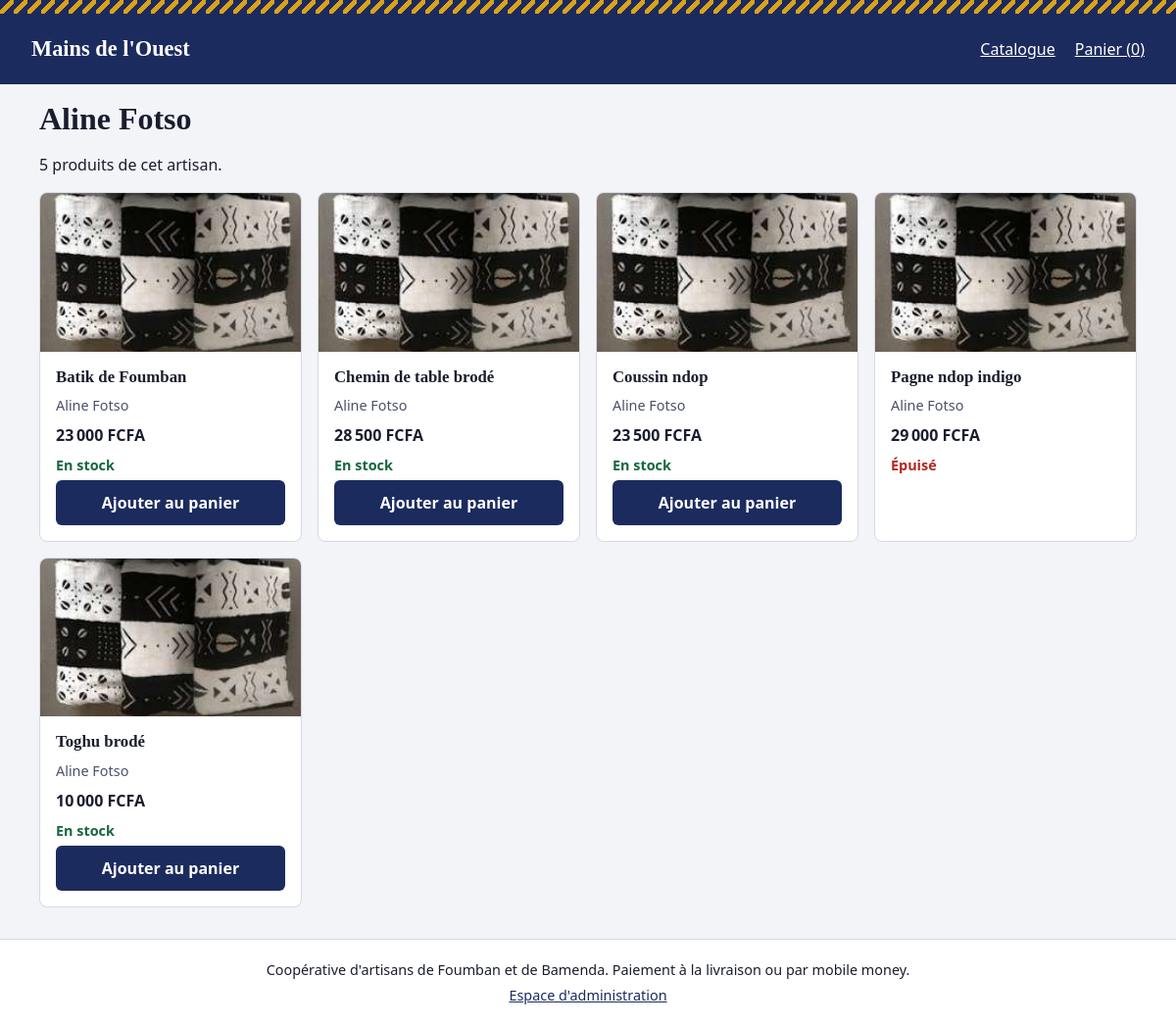
The app's page /artisan/Aline Fotso with its own data.
### tables this page shows
CREATE TABLE produits (
    id           INTEGER PRIMARY KEY AUTOINCREMENT,
    nom          TEXT    NOT NULL,
    categorie_id INTEGER NOT NULL REFERENCES categories(id),
    description  TEXT    NOT NULL DEFAULT '',
    prix         INTEGER NOT NULL CHECK (prix > 0),
    stock        INTEGER NOT NULL DEFAULT 0 CHECK (stock >= 0),
    image        TEXT    NOT NULL DEFAULT 'img/defaut.jpg',
    artisan      TEXT    NOT NULL,
    actif        INTEGER NOT NULL DEFAULT 1 CHECK (actif IN (0, 1))
);

### app.py (the view)
@app.route("/artisan/<nom>")
def artisan(nom):
    produits = chercher_produits(artisan=nom)
    if not produits:
        abort(404)
    return render_template("artisan.html", nom=nom, produits=produits)

### app.py (called while the page is built)
def get_db():
    if "db" not in g:
        g.db = sqlite3.connect(CHEMIN_BASE)
        g.db.row_factory = sqlite3.Row
        g.db.execute("PRAGMA foreign_keys = ON")
    return g.db

@app.teardown_appcontext
def fermer_db(_erreur):
    db = g.pop("db", None)
    if db is not None:
        db.close()

@app.before_request
def verifier_csrf():
    if request.method == "POST":
        attendu = session.get("csrf", "")
        recu = request.form.get("csrf", "")
        if not attendu or not secrets.compare_digest(attendu, recu):
            abort(400)

@app.context_processor
def contexte_commun():
    if "csrf" not in session:
        session["csrf"] = secrets.token_hex(16)
    return {"csrf": session["csrf"], "admin_connecte": "admin_id" in session,
            "MODES_PAIEMENT": MODES_PAIEMENT, "SEUIL": SEUIL_ALERTE_STOCK}

@app.after_request
def en_tetes_securite(reponse):
    reponse.headers["X-Content-Type-Options"] = "nosniff"
    reponse.headers["Content-Security-Policy"] = (
        "default-src 'self'; img-src 'self' data:; frame-ancestors 'none'")
    return reponse

@app.template_filter("fcfa")
def filtre_fcfa(montant):
    return f"{int(montant):,}".replace(",", "\u202f") + "\u00a0FCFA"

def chercher_produits(categorie=None, recherche="", tri="nom", ids=None, artisan=None):
    sql = ("SELECT p.*, c.nom AS categorie FROM produits p "
           "JOIN categories c ON c.id = p.categorie_id WHERE p.actif = 1")
    params = []
    if categorie:
        sql += " AND p.categorie_id = ?"
        params.append(categorie)
    if recherche:
        sql += " AND (p.nom LIKE ? OR p.description LIKE ? OR p.artisan LIKE ?)"
        params += [f"%{recherche}%"] * 3
    if artisan:
        sql += " AND p.artisan = ?"
        params.append(artisan)
    if ids:
        sql += " AND p.id IN (%s)" % ",".join("?" * len(ids))  # seuls des « ? » sont insérés
        params += ids
    sql += " ORDER BY " + TRIS.get(tri, TRIS["nom"])
    return get_db().execute(sql, params).fetchall()

### templates/artisan.html (shortened to what this page needs)
{% extends "base.html" %}
{% block contenu %}
<h1>{{ nom }}</h1>
<p>{{ produits|length }} produit{{ 's' if produits|length > 1 }} de cet artisan.</p>
<div class="grille">
  {% for p in produits %}{% include "_carte_produit.html" %}{% endfor %}
</div>
{% endblock %}

### templates/_carte_produit.html
<article class="produit-carte">
  <a href="{{ url_for('produit', produit_id=p.id) }}">
    <img src="{{ url_for('static', filename=p.image) }}" alt="{{ p.nom }}, par {{ p.artisan }}" width="400" height="300" loading="lazy">
  </a>
  <div class="produit-infos">
    <h3><a href="{{ url_for('produit', produit_id=p.id) }}">{{ p.nom }}</a></h3>
    <p class="artisan">{{ p.artisan }}</p>
    <p class="prix">{{ p.prix|fcfa }}</p>
    {% if p.stock > 0 %}
    <p class="stock stock-ok">En stock</p>
    <button type="button" class="bouton" data-ajouter="{{ p.id }}" data-stock="{{ p.stock }}">Ajouter au panier</button>
    {% else %}
    <p class="stock stock-vide">Épuisé</p>
    {% endif %}
  </div>
</article>

### static/css/style.css (style rules this page uses)
:root { --indigo: #1c2b5e; --encre: #1a1d2e; --fond: #f2f4f8; --surface: #ffffff; --raphia: #d9a21b; --trait: #d5d9e4; --ok: #17673f; --alerte: #b3261e; --police-titre: "Palatino Linotype", Palatino, "Book Antiqua", Georgia, serif; --police-texte: system-ui, -apple-system, "Segoe UI", Roboto, sans-serif; }
*, *::before, *::after { box-sizing: border-box; }
body { margin: 0; font-family: var(--police-texte); color: var(--encre); background: var(--fond); line-height: 1.5; }
h1, h2, h3, .logo { font-family: var(--police-titre); line-height: 1.2; }
h1 { font-size: 1.6rem; margin: 1rem 0; }
h3 { font-size: 1.05rem; margin: .25rem 0; }
a { color: var(--indigo); }
img { max-width: 100%; height: auto; display: block; }
.bouton { display: inline-block; background: var(--indigo); color: #fff; border: 0; border-radius: 6px; padding: .7rem 1.1rem; font: inherit; font-weight: 600; cursor: pointer; text-decoration: none; min-height: 44px; }
.grille { display: grid; gap: 1rem; grid-template-columns: 1fr; }
.produit-carte { background: var(--surface); border: 1px solid var(--trait); border-radius: 8px; overflow: hidden; display: flex; flex-direction: column; }
.produit-infos { padding: .75rem 1rem 1rem; display: flex; flex-direction: column; gap: .25rem; flex: 1; }
.produit-infos .bouton { margin-top: auto; }
.produit-infos h3 a { text-decoration: none; color: var(--encre); }
.artisan { margin: 0; color: #4b516a; font-size: .9rem; }
.prix { font-weight: 700; margin: .25rem 0; }
.stock { margin: 0; font-weight: 600; font-size: .9rem; }
.stock-ok { color: var(--ok); }
.stock-vide { color: var(--alerte); }
@media (min-width: 40em) { h1 { font-size: 2rem; } }
@media (min-width: 40em) { .grille { grid-template-columns: repeat(2, 1fr); } }
@media (min-width: 64em) { .grille { grid-template-columns: repeat(4, 1fr); } }

### records on screen
produits: image (picture), nom "Batik de Foumban", artisan "Aline Fotso", prix|fcfa "23 000 FCFA"
produits: image (picture), nom "Chemin de table brodé", artisan "Aline Fotso", prix|fcfa "28 500 FCFA"
produits: image (picture), nom "Coussin ndop", artisan "Aline Fotso", prix|fcfa "23 500 FCFA"
produits: image (picture), nom "Pagne ndop indigo", artisan "Aline Fotso", prix|fcfa "29 000 FCFA", stock "Épuisé"
produits: image (picture), nom "Toghu brodé", artisan "Aline Fotso", prix|fcfa "10 000 FCFA"

### other values on screen
{{ nom }} "Aline Fotso"
{{ produits|length }} "5"
{{ 's' if produits|length > 1 }} "s"
